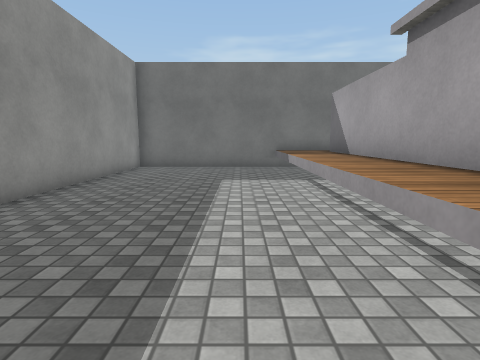
View 1 (above)

24 first-person views from a walk through a Unity game level. The camera is 1.2 m above the floor, tilts 8° down and sees 80° across. The floor is counted in squares, 1 m on a side. Each view is taken from the middle of a square. On the plan, view 1 faces up. The plan holds only what a view shows up to about 13 squares ahead; the rest is blank. The place goes on beyond the plan. Surface patterns are stand-ins for the level's own textures.

View 2
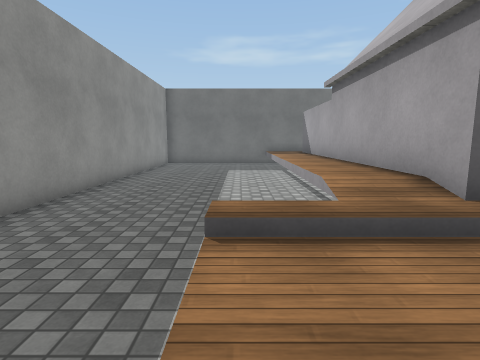

View 3
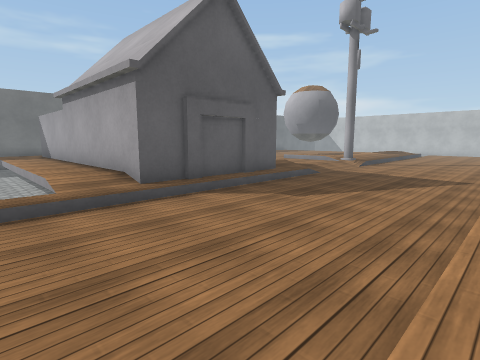

View 4
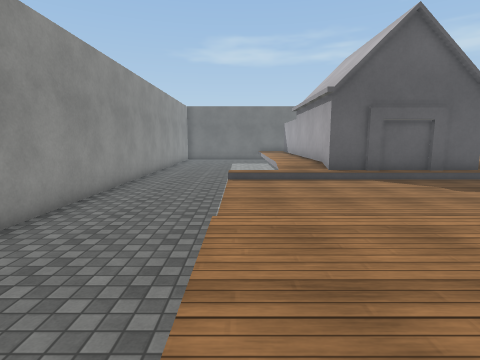

View 5
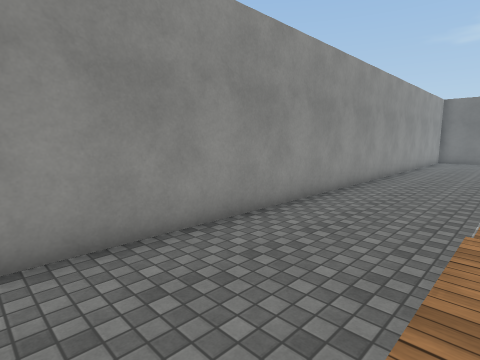

View 6
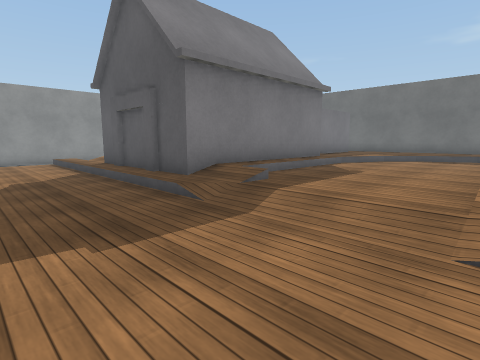

View 7
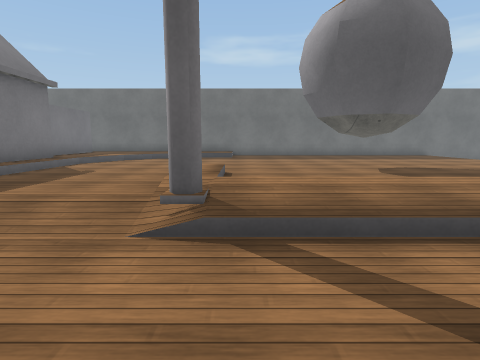

View 8
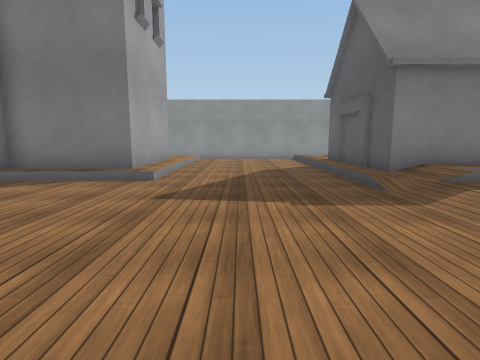

View 9
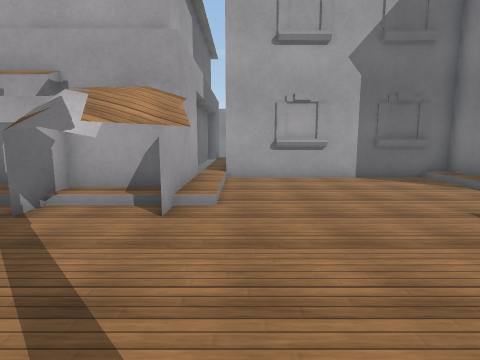

View 10
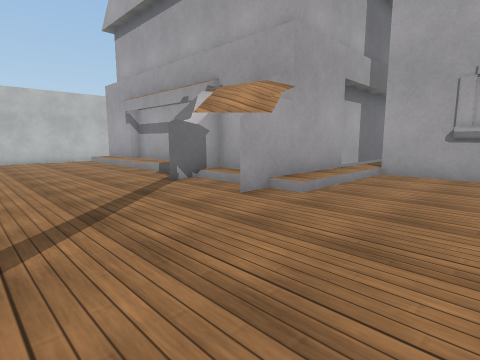

View 11
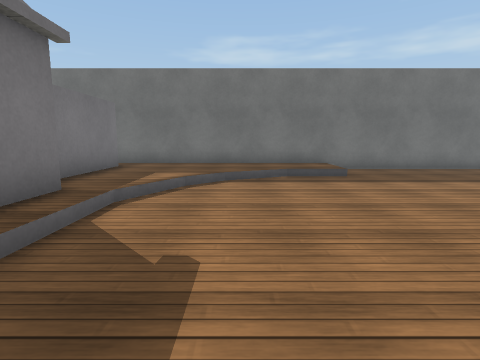

View 12
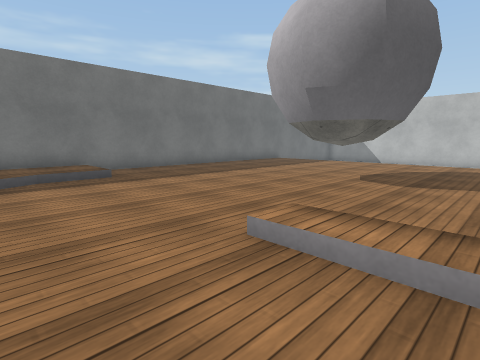

View 13
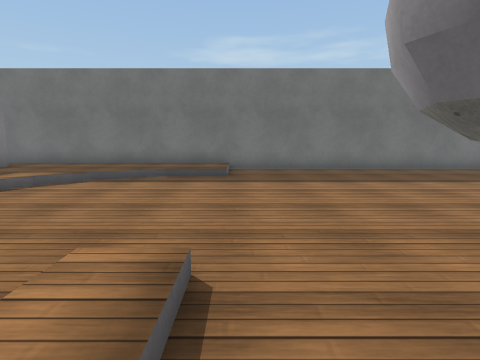

View 14
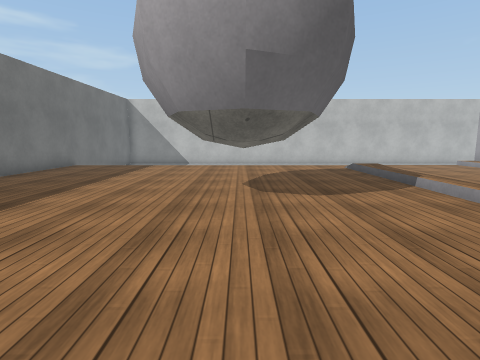

View 15
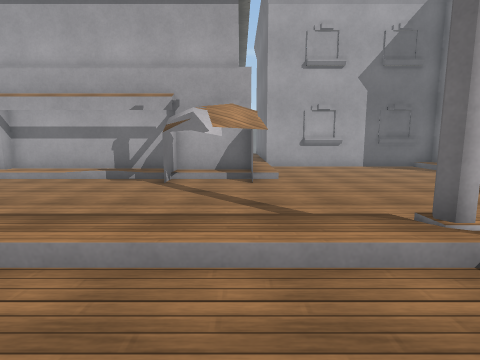

View 16
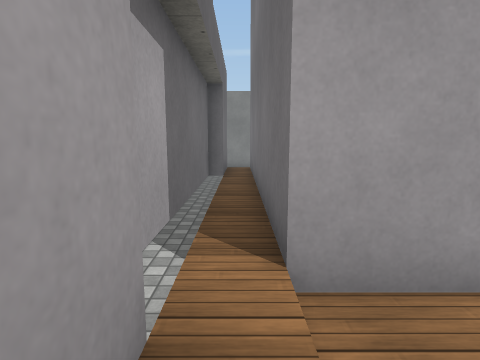

View 17
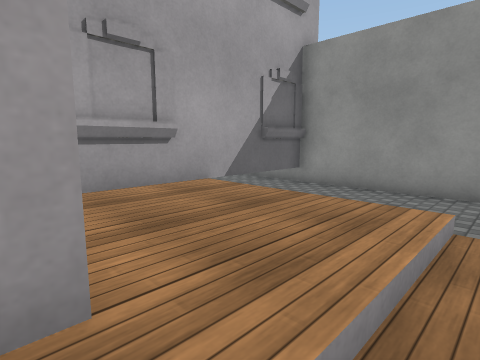

View 18
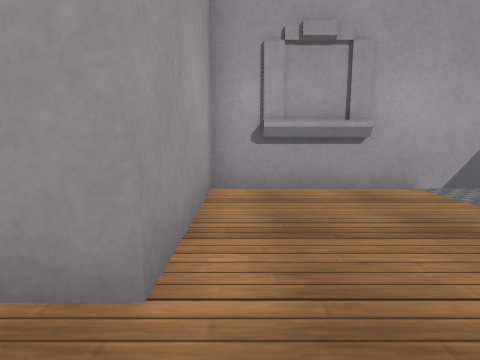

View 19
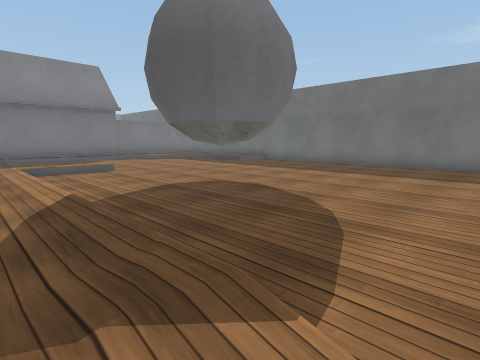

View 20
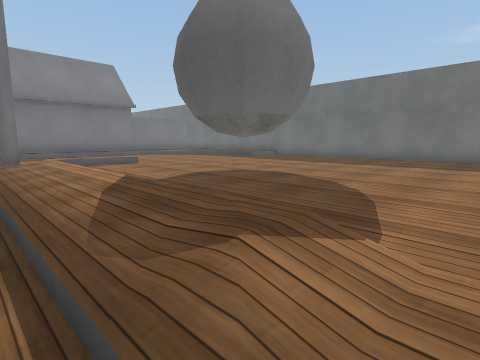

View 21
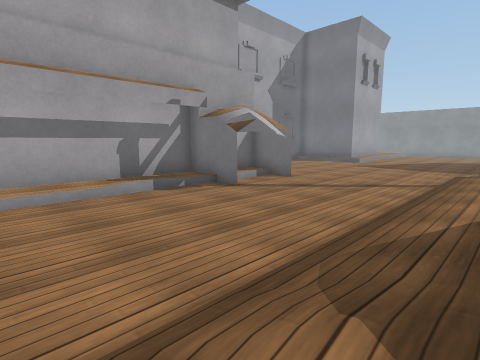

View 22
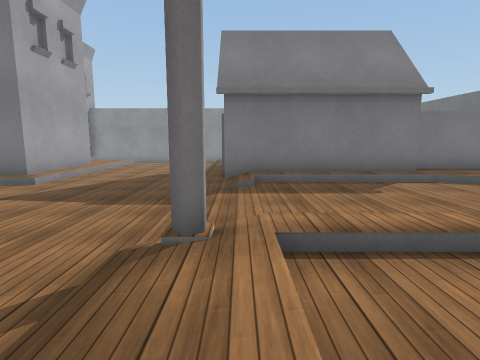

View 23
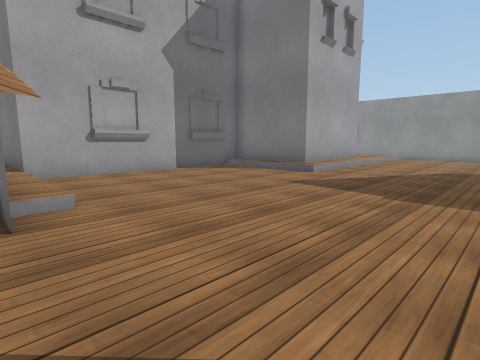

View 24
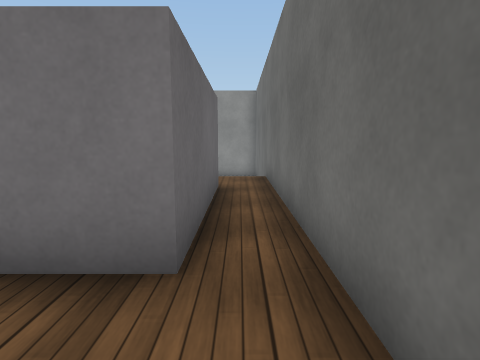

### Floor plan
Key: @ floor where view 1 was taken; # wall or solid block; . main floor; : floor 0.25 m higher than the main floor; - floor 0.25 m lower than the main floor; _ floor 0.5 m lower than the main floor; / step, stairs or slope; ^ raised ledge; T thing the floor can be seen under or through.
Columns run from 5 left of view 1 to 28 right of it. Each row starts with its distance up from view 1.
 13 ##################################
 12 #______:::::::::::::::............
 11 #______::#####::::::::............
 10 #______::#   #:::::/..............
  9 #______::#   #:::/................
  8 #______::#   #:::.................
  7 #______::#   #::/.................
  6 #______::#   ##:.........TT ......
  5 #______::^    ^:.........TTT......
  4 #______::^    ^:.........TTT......
  3 #______::^    ^:.....:............
  2 #______::^    ^:.....:............
  1 #______::^    ^:.....:............
  0 #____@ ::######::..../:::::::::::.
 -1 #____..//......//....#//////////:.
 -2 #____-----------------------------
 -3 #____-----------------------------
 -4 #____-----------------------------
 -5 #____-----------------------------
 -6 #____-------------------- --------
 -7 #____-------------------#--#------
 -8 #____..........--------.#..#......
 -9 #____....#####.--------.##########
-10 #____....#   #.--------.#
-11 #____....#   #.--------.#
-12 ###__.##.#   #.##--##--.#
-13  #########   ##########.#
-14                       #.#
-15                       #.#
-16                       #.#
-17                       #.#
-18                       #.#
-19                       #.#
-20                       #.#
-21                       #.#
-22                       #.#

Positions as (right, up) in squares from view 1, and headings:
1: (0, 0), facing up
2: (0, -5), facing up
3: (0, -8), facing up-right
4: (0, -12), facing up
5: (0, -12), facing up-left
6: (16, -5), facing up-left
7: (17, -5), facing up
8: (18, -5), facing left
9: (17, -1), facing down
10: (14, -2), facing down-right
11: (13, 1), facing up
12: (13, 1), facing up-right
13: (17, 1), facing up
14: (15, 5), facing right
15: (19, 3), facing down
16: (18, -10), facing down
17: (4, -7), facing down-left
18: (3, -7), facing down
19: (28, -1), facing up-left
20: (28, -2), facing up-left
21: (28, 0), facing down-left
22: (20, 0), facing left
23: (19, -2), facing down-left
24: (11, 12), facing left
